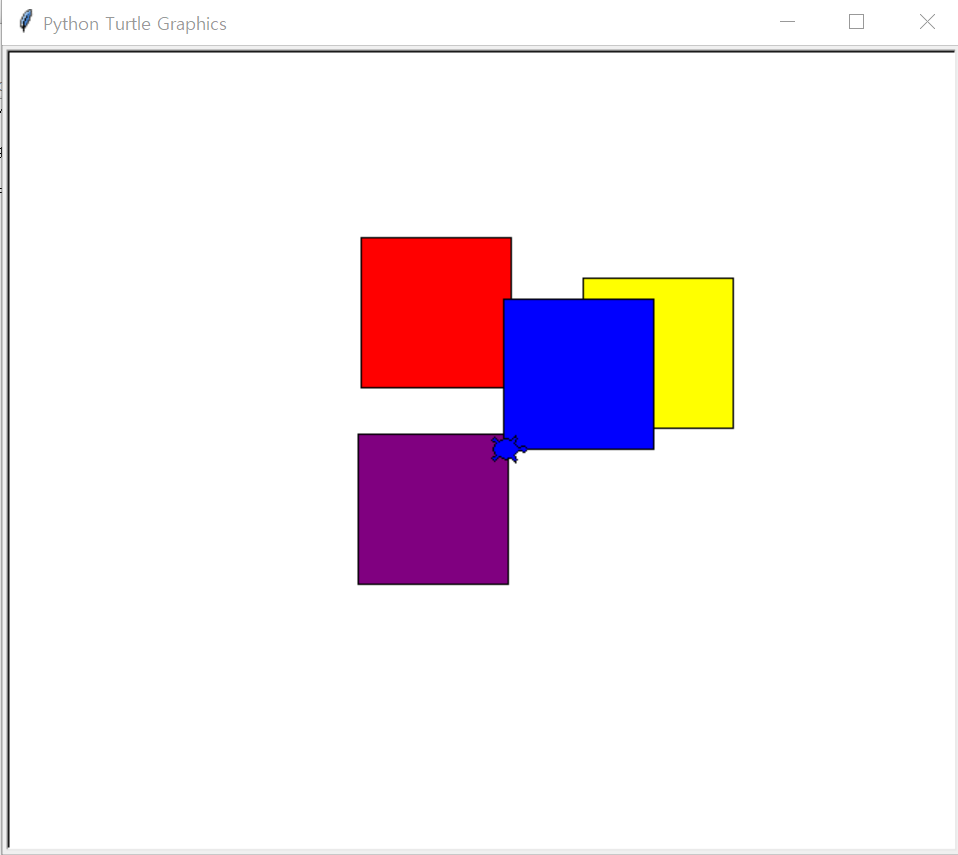

This figure's Python source:
import turtle
import random
t = turtle.Turtle()
t.shape("turtle")

def draw_square(x, y, c):
  t.up()
  t.goto(x, y)
  t.down()
  t.color("black",c)
  t.begin_fill()
  t.forward(100)
  t.left(90)
  t.forward(100)
  t.left(90)
  t.forward(100)
  t.left(90)
  t.forward(100)
  t.left(90)
  t.end_fill()

for c in ["yellow", "red", "purple", "blue"]:
  x = random.randint(-100, 100)
  y = random.randint(-100, 100)
  draw_square(x, y, c)
